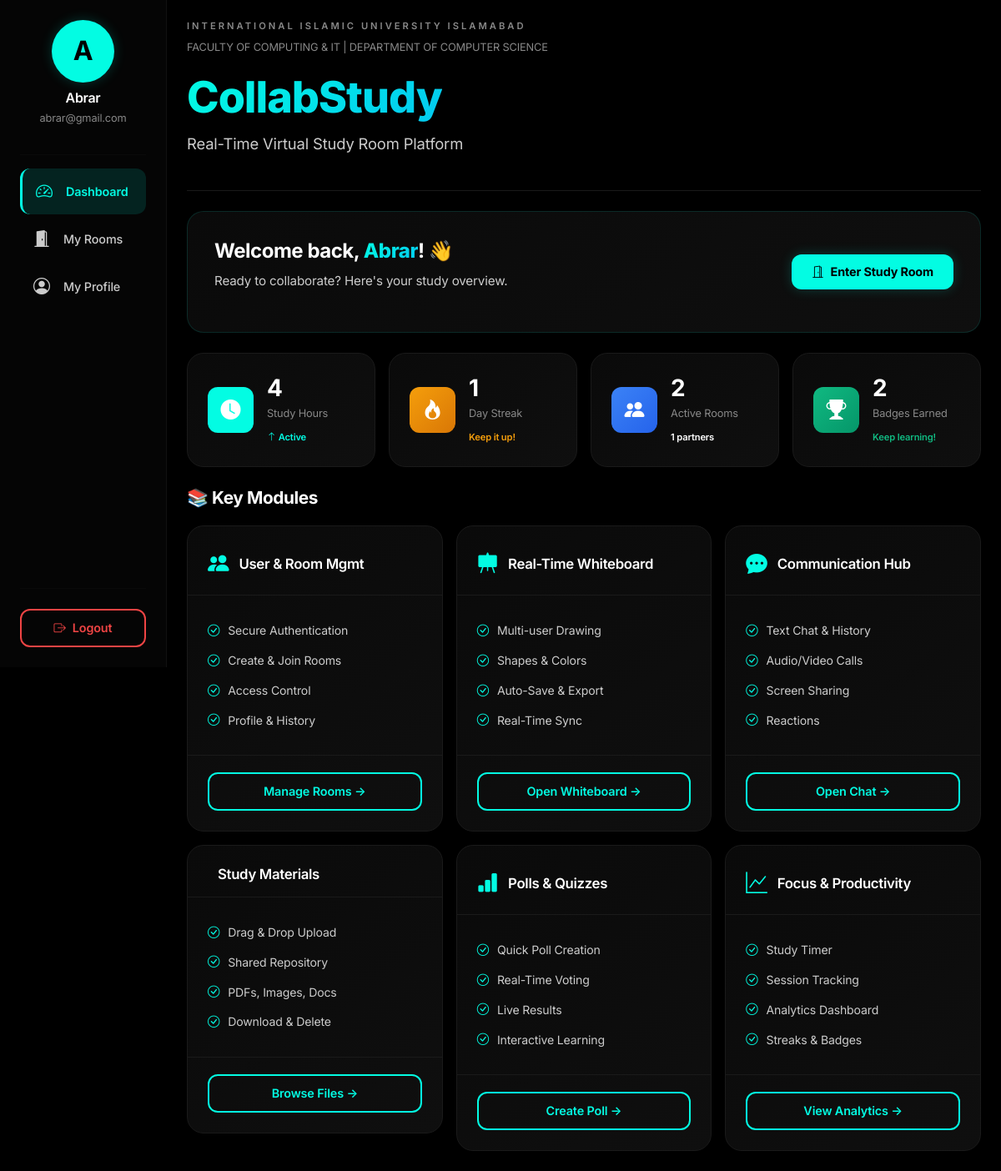
The page /dashboard (signed in) on the database as committed earlier.
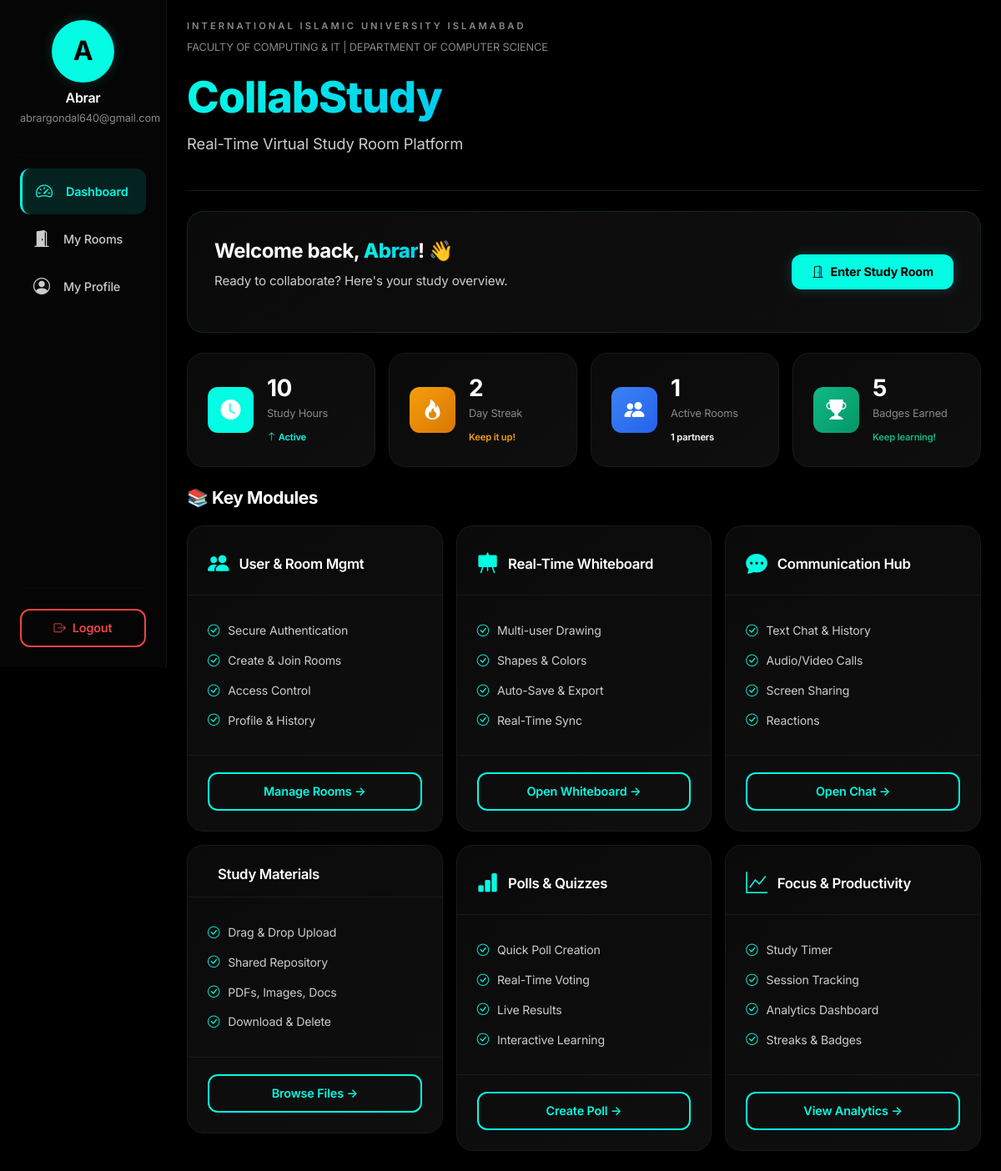
The same page on the database as committed later.
### app.py (models this page shows, shortened)
class User(db.Model, UserMixin):
    id = db.Column(db.Integer, primary_key=True)
    username = db.Column(db.String(80), unique=True, nullable=False)
    email = db.Column(db.String(120), unique=True, nullable=False)
    password_hash = db.Column(db.String(200), nullable=False)

### app.py (the view)
@app.route('/dashboard')
@login_required
def dashboard():
    created_rooms_count = Room.query.filter_by(created_by=current_user.id).count()
    created_ids = {r.id for r in Room.query.filter_by(created_by=current_user.id).all()}
    joined_ids = {r.id for r in current_user.joined_rooms}
    total_rooms = len(created_ids | joined_ids)
    week_ago = datetime.utcnow() - timedelta(days=7)
    active_rooms = Room.query.filter((Room.created_by == current_user.id) | (Room.members.contains(current_user))).filter(Room.created_at >= week_ago).count() or total_rooms
    total_sessions = StudyHistory.query.filter_by(user_id=current_user.id).count()
    study_hours = total_sessions * 2
    unique_days = set()
    for h in StudyHistory.query.filter_by(user_id=current_user.id).all(): unique_days.add(h.timestamp.strftime('%Y-%m-%d'))
    streak = len(unique_days) or 1
    partners = set()
    for room in current_user.joined_rooms:
        for member in room.members:
            if member.id != current_user.id: partners.add(member.id)
    for room in Room.query.filter_by(created_by=current_user.id).all():
        for member in room.members:
            if member.id != current_user.id: partners.add(member.id)
    study_partners = len(partners)
    badges = min(total_sessions, 10)
    return render_template('dashboard.html', created_rooms=created_rooms_count, total_rooms=total_rooms, active_rooms=active_rooms, study_hours=study_hours, streak=min(streak, 365), study_partners=study_partners, badges=badges)

### app.py (called while the page is built)
@login_manager.user_loader
def load_user(user_id):
    return db.session.get(User, int(user_id))

### templates/dashboard.html (shortened to what the changed rows need)
{% extends "base.html" %}
{% block content %}
<div class="dashboard-page">
    <div class="container-fluid px-0">
        <div class="collapse d-lg-block" id="sidebarCollapse">
            <div class="row g-0">
                <div class="col-lg-2 col-md-3">
                    <aside class="dashboard-sidebar">
                        <div class="sidebar-profile text-center">
                            <div class="profile-avatar mx-auto">
                                <span>{{ current_user.username[0] | upper }}</span>
                            </div>
                            <h5 class="mt-2 mb-0">{{ current_user.username }}</h5>
                            <small>{{ current_user.email }}</small>
                        </div>
                    </aside>
                </div>
                <div class="col-lg-10 col-md-9">
                    <div class="dashboard-main">
                        <div class="dashboard-header text-center text-md-start mb-4">
                            <h1><span class="text-gradient">CollabStudy</span></h1>
                        </div>
                        <div class="welcome-banner mb-4">
                            <div class="row align-items-center">
                                <div class="col-md-8">
                                    <h3>Welcome back, <span class="text-gradient">{{ current_user.username }}</span>! 👋</h3>
                                </div>
                            </div>
                        </div>
                        <div class="row g-3 mb-4">
                            <div class="col-6 col-lg-3">
                                <div class="stat-card">
                                    <div class="stat-info">
                                        <h3>{{ study_hours }}</h3>
                                        <p>Study Hours</p>
                                        <small class="text-primary-custom">
                                            <i class="bi bi-arrow-up"></i> Active
                                        </small>
                                    </div>
                                </div>
                            </div>
                            <div class="col-6 col-lg-3">
                                <div class="stat-card">
                                    <div class="stat-info">
                                        <h3>{{ streak }}</h3>
                                        <p>Day Streak</p>
                                        <small style="color:#F59E0B;">Keep it up!</small>
                                    </div>
                                </div>
                            </div>
                            <div class="col-6 col-lg-3">
                                <div class="stat-card">
                                    <div class="stat-info">
                                        <h3>{{ active_rooms }}</h3>
                                        <p>Active Rooms</p>
                                        <small>{{ study_partners }} partners</small>
                                    </div>
                                </div>
                            </div>
                            <div class="col-6 col-lg-3">
                                <div class="stat-card">
                                    <div class="stat-info">
                                        <h3>{{ badges }}</h3>
                                        <p>Badges Earned</p>
                                        <small style="color:#10B981;">Keep learning!</small>
                                    </div>
                                </div>
                            </div>
                        </div>
                    </div>
                </div>
            </div>
        </div>
    </div>
</div>
{% endblock %}

Rows that differ between the two databases and show on the page:
changed User "Abrar": email "abrar@gmail.com" → "abrargondal640@gmail.com"
Other text that changed with them:
{{ study_hours }}: "4" → "10"
{{ streak }}: "1" → "2"
{{ active_rooms }}: "2" → "1"
{{ badges }}: "2" → "5"
